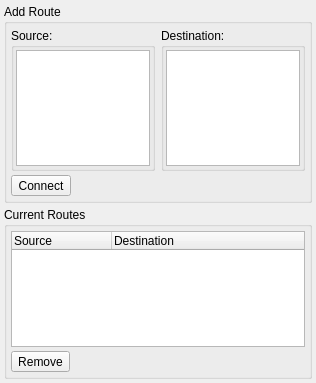
<?xml version="1.0" encoding="UTF-8"?>
<ui version="4.0">
 <class>RouteDialogBase</class>
 <widget class="QDialog" name="RouteDialogBase">
  <property name="geometry">
   <rect>
    <x>0</x>
    <y>0</y>
    <width>316</width>
    <height>383</height>
   </rect>
  </property>
  <property name="sizePolicy">
   <sizepolicy hsizetype="Preferred" vsizetype="Expanding">
    <horstretch>0</horstretch>
    <verstretch>0</verstretch>
   </sizepolicy>
  </property>
  <property name="windowTitle">
   <string>MusE: Routing</string>
  </property>
  <layout class="QVBoxLayout">
   <property name="spacing">
    <number>4</number>
   </property>
   <property name="margin">
    <number>4</number>
   </property>
   <item>
    <widget class="QGroupBox" name="groupBox4">
     <property name="title">
      <string>Add Route</string>
     </property>
     <layout class="QVBoxLayout">
      <property name="spacing">
       <number>4</number>
      </property>
      <property name="margin">
       <number>4</number>
      </property>
      <item>
       <layout class="QHBoxLayout">
        <item>
         <widget class="QGroupBox" name="groupBox2">
          <property name="sizePolicy">
           <sizepolicy hsizetype="Expanding" vsizetype="Expanding">
            <horstretch>0</horstretch>
            <verstretch>0</verstretch>
           </sizepolicy>
          </property>
          <property name="title">
           <string>Source:</string>
          </property>
          <layout class="QVBoxLayout">
           <property name="spacing">
            <number>0</number>
           </property>
           <property name="margin">
            <number>2</number>
           </property>
           <item>
            <widget class="QListWidget" name="newSrcList"/>
           </item>
          </layout>
         </widget>
        </item>
        <item>
         <widget class="QGroupBox" name="groupBox3">
          <property name="sizePolicy">
           <sizepolicy hsizetype="Expanding" vsizetype="Expanding">
            <horstretch>0</horstretch>
            <verstretch>0</verstretch>
           </sizepolicy>
          </property>
          <property name="title">
           <string>Destination:</string>
          </property>
          <layout class="QVBoxLayout">
           <property name="spacing">
            <number>0</number>
           </property>
           <property name="margin">
            <number>2</number>
           </property>
           <item>
            <widget class="QListWidget" name="newDstList"/>
           </item>
          </layout>
         </widget>
        </item>
       </layout>
      </item>
      <item>
       <widget class="QToolButton" name="connectButton">
        <property name="sizePolicy">
         <sizepolicy hsizetype="Maximum" vsizetype="Minimum">
          <horstretch>0</horstretch>
          <verstretch>0</verstretch>
         </sizepolicy>
        </property>
        <property name="toolTip">
         <string>connect source to destination</string>
        </property>
        <property name="text">
         <string>Connect</string>
        </property>
       </widget>
      </item>
     </layout>
    </widget>
   </item>
   <item>
    <widget class="QGroupBox" name="groupBox1">
     <property name="title">
      <string>Current Routes</string>
     </property>
     <layout class="QVBoxLayout">
      <property name="spacing">
       <number>4</number>
      </property>
      <property name="margin">
       <number>4</number>
      </property>
      <item>
       <widget class="QTreeWidget" name="routeList">
        <column>
         <property name="text">
          <string>Source</string>
         </property>
         <property name="clickable">
          <bool>true</bool>
         </property>
         <property name="resizable">
          <bool>true</bool>
         </property>
        </column>
        <column>
         <property name="text">
          <string>Destination</string>
         </property>
         <property name="clickable">
          <bool>true</bool>
         </property>
         <property name="resizable">
          <bool>true</bool>
         </property>
        </column>
       </widget>
      </item>
      <item>
       <widget class="QToolButton" name="removeButton">
        <property name="sizePolicy">
         <sizepolicy hsizetype="Maximum" vsizetype="Minimum">
          <horstretch>0</horstretch>
          <verstretch>0</verstretch>
         </sizepolicy>
        </property>
        <property name="toolTip">
         <string>remove selected route</string>
        </property>
        <property name="text">
         <string>Remove</string>
        </property>
       </widget>
      </item>
     </layout>
    </widget>
   </item>
  </layout>
 </widget>
 <layoutdefault spacing="6" margin="11"/>
 <pixmapfunction>qPixmapFromMimeSource</pixmapfunction>
 <resources/>
 <connections/>
</ui>
